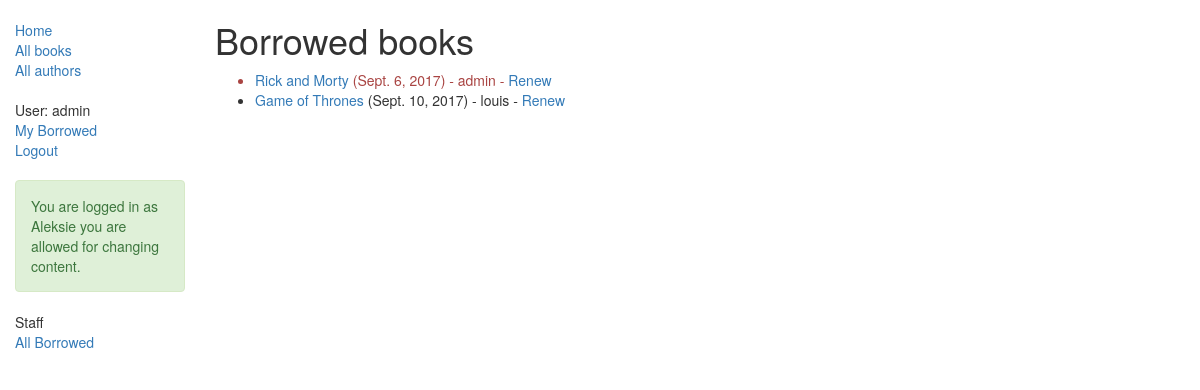
/allbooks/ (signed in), run on an earlier commit of the app's database.
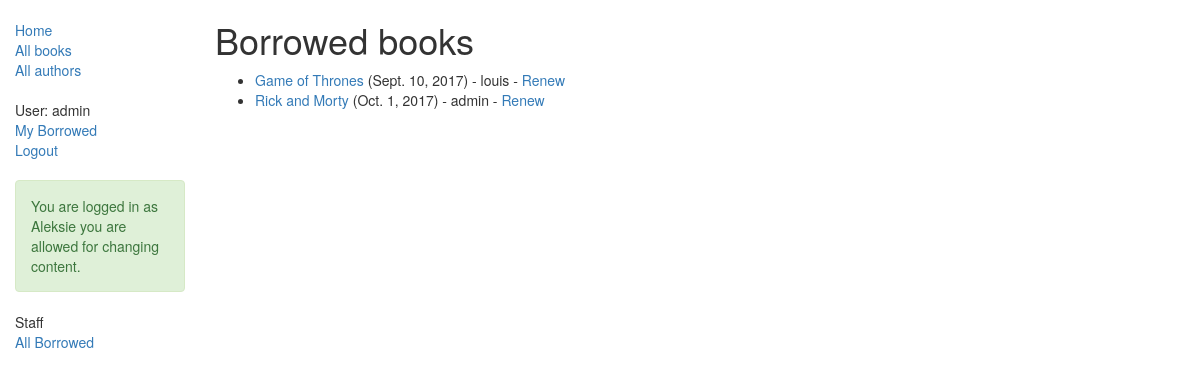
And on a later commit of the database.
### catalog/models.py (models this page shows, shortened)
class BookInstance(models.Model):
    id = models.UUIDField(primary_key=True, default=uuid.uuid4, help_text="Unique ID for this particular book across whole library")
    book = models.ForeignKey('Book', on_delete=models.SET_NULL, null=True)
    borrower = models.ForeignKey(User, on_delete=models.SET_NULL, null=True, blank=True)
    imprint = models.CharField(max_length=200)
    due_back = models.DateField(null=True, blank=True)
    LOAN_STATUS = (
        ('m', 'Maintenance'),
        ('o', 'On loan'),
        ('a', 'Available'),
        ('r', 'Reserved'),
    )
    status = models.CharField(max_length=1, choices=LOAN_STATUS, blank=True, default='m', help_text='Book availability')
    class Meta:
        ordering = ["due_back"]
        permissions = (("can_mark_returned", "Set book as returned"),)
    @property
    def is_overdue(self):
        if self.due_back and date.today() > self.due_back:
            return True
        return False

class Book(models.Model):
    title = models.CharField(max_length=200)
    author = models.ForeignKey('Author', on_delete=models.SET_NULL, null=True)
    summary = models.TextField(max_length=1000, help_text="Enter a brief description of the book")
    isbn = models.CharField('ISBN',max_length=13, help_text='13 Character <a href="https://www.isbn-international.org/content/what-isbn">ISBN number</a>')
    genre = models.ManyToManyField(Genre, help_text="Select a genre for this book")
    """
    Creates a string for the Genre. This is required to display genre in Admin.
    """

### catalog/views.py (the view)
# urls.py: url(r'^allbooks/$', views.LoanedBooksByUserAllListView.as_view(), name='all-borrowed'),
class LoanedBooksByUserAllListView(LoginRequiredMixin,generic.ListView):
    model = BookInstance
    template_name ='bookinstance_list_of_all_borrowed_user.html'
    paginate_by = 10
    def get_queryset(self):
        return BookInstance.objects.filter(status__exact='o').order_by('due_back')

### catalog/templates/bookinstance_list_of_all_borrowed_user.html
{% extends "base_generic.html" %}
{% block content %}
    <h1>Borrowed books</h1>
    {% if bookinstance_list %}
    <ul>
      {% for bookinst in bookinstance_list %}
      <li class="{% if bookinst.is_overdue %}text-danger{% endif %}">
        <a href="{% url 'book-detail' bookinst.book.pk %}">{{bookinst.book.title}}</a> ({{ bookinst.due_back }}) {% if user.is_superuser %}- {{ bookinst.borrower }} {% if perms.catalog.can_mark_returned %}- <a href="{% url 'renew-book-librarian' bookinst.id %}">Renew</a>  {% endif %} {% endif %}
      </li>
      {% endfor %}
    </ul>
    {% else %}
      <p>There are no books borrowed.</p>
    {% endif %}
{% endblock %}

What changed in the data, as far as the page shows it:
shown differently, row unchanged: BookInstance "Sept. 10, 2017": moves up the list
changed BookInstance "Rick and Morty": due_back "Sept. 6, 2017" → "Oct. 1, 2017"
